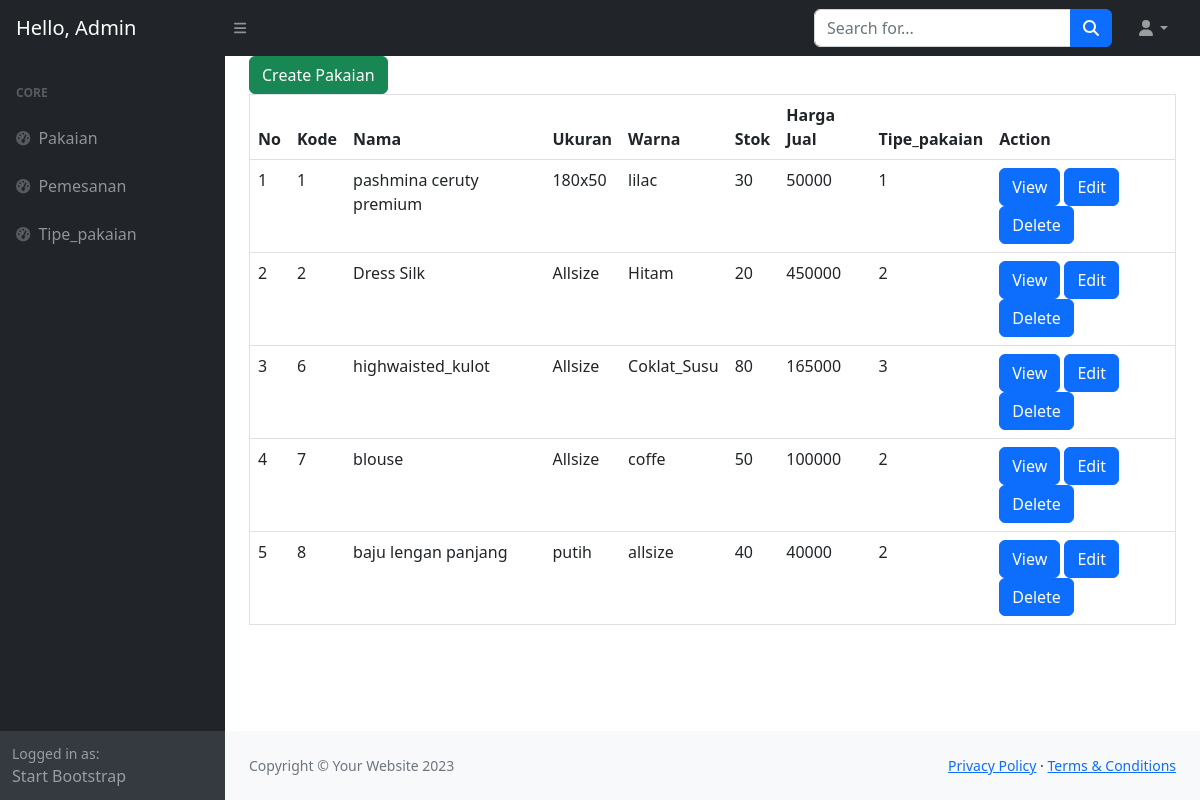
Screenshot of /backend/index.php with the database file from the repository.
### tables this page shows
CREATE TABLE `pakaian` (
  `id` int(11) NOT NULL,
  `nama` varchar(45) NOT NULL,
  `ukuran` varchar(45) DEFAULT NULL,
  `warna` varchar(45) DEFAULT NULL,
  `stok` int(11) NOT NULL,
  `harga` int(32) DEFAULT NULL,
  `tipe_pakaian_id` int(45) DEFAULT NULL
);

### backend/index.php (the view, shortened to what this page needs)
<!DOCTYPE html>
<html lang="en">
<head>
    <link href="https://cdn.jsdelivr.net/npm/simple-datatables@7.1.2/dist/style.min.css" rel="stylesheet" />
    <link href="css/styles.css" rel="stylesheet" />
</head>
<body class="sb-nav-fixed">
    <nav class="sb-topnav navbar navbar-expand navbar-dark bg-dark">
        <a class="navbar-brand ps-3" href="../backend/index.php">Hello, Admin</a>
        <button class="btn btn-link btn-sm order-1 order-lg-0 me-4 me-lg-0" id="sidebarToggle" href="#!"><i
                class="fas fa-bars"></i></button>
        <form class="d-none d-md-inline-block form-inline ms-auto me-0 me-md-3 my-2 my-md-0">
            <div class="input-group">
                <input class="form-control" type="text" placeholder="Search for..." aria-label="Search for..."
                    aria-describedby="btnNavbarSearch" />
                <button class="btn btn-primary" id="btnNavbarSearch" type="button"><i
                        class="fas fa-search"></i></button>
            </div>
        </form>
        <ul class="navbar-nav ms-auto ms-md-0 me-3 me-lg-4">
            <li class="nav-item dropdown">
                <a class="nav-link dropdown-toggle" id="navbarDropdown" href="#" role="button" data-bs-toggle="dropdown"
                    aria-expanded="false"><i class="fas fa-user fa-fw"></i></a>
            </li>
        </ul>
    </nav>
    <div id="layoutSidenav">
        <div id="layoutSidenav_nav">
            <nav class="sb-sidenav accordion sb-sidenav-dark" id="sidenavAccordion">
                <div class="sb-sidenav-menu">
                    <div class="nav">
                        <div class="sb-sidenav-menu-heading">Core</div>
                        <a class="nav-link" href="../backend/index.php">
                            <div class="sb-nav-link-icon"><i class="fas fa-tachometer-alt"></i></div>
                            Pakaian
                        </a>
                        <a class="nav-link" href="../backend/index_pemesanan.php">
                            <div class="sb-nav-link-icon"><i class="fas fa-tachometer-alt"></i></div>
                            Pemesanan
                        </a>
                        <a class="nav-link" href="../backend/index_tipepakaian.php">
                            <div class="sb-nav-link-icon"><i class="fas fa-tachometer-alt"></i></div>
                            Tipe_pakaian
                        </a>
                    </div>
                </div>
                <div class="sb-sidenav-footer">
                    <div class="small">Logged in as:</div>
                    Start Bootstrap
                </div>
            </nav>
        </div>
        <div id="layoutSidenav_content">
            <main>
                <div class="container-fluid px-4">
                    <?php
    require_once '../database/dbkoneksi.php';
?>
                    <?php
   $sql = "SELECT * FROM pakaian";
   $rs = $dbh->query($sql);
?>
                    <a class="btn btn-success" href="pages/pakaian/form_pakaian.php" role="button">Create Pakaian</a>
                    <table class="table" width="100%" border="1" cellspacing="2" cellpadding="2">
                        <thead>
                            <tr>
                                <th>No</th>
                                <th>Kode</th>
                                <th>Nama</th>
                                <th>Ukuran</th>
                                <th>Warna</th>
                                <th>Stok</th>
                                <th>Harga Jual</th>
                                <th>Tipe_pakaian</th>
                                <th>Action</th>
                            </tr>
                        </thead>
                        <tbody>
                            <?php
                $nomor  =1 ;
                foreach($rs as $row){
                ?>
                            <tr>
                                <td><?=$nomor?></td>
                                <td><?=$row["id"]?></td>
                                <td><?=$row["nama"]?></td>
                                <td><?=$row["ukuran"]?></td>
                                <td><?=$row["warna"]?></td>
                                <td><?=$row["stok"]?></td>
                                <td><?=$row["harga"]?></td>
                                <td><?=$row["tipe_pakaian_id"]?></td>
                                <td>
                                    <a class="btn btn-primary"
                                        href="pages/pakaian/view_pakaian.php?id=<?=$row['id']?>">View</a>
                                    <a class="btn btn-primary"
                                        href="pages/pakaian/edit_pakaian.php?idedit=<?=$row['id']?>">Edit</a>
                                    <a class="btn btn-primary"
                                        href="process/pakaian/delete_pakaian.php?iddel=<?=$row['id']?>"
                                        onclick="if(!confirm('Anda Yakin Hapus Data Produk <?=$row['nama']?>?')) {return false}">Delete</a>
                                </td>
                            </tr>
                            <?php
                $nomor++;
                }
                ?>
                        </tbody>
                    </table>
                </div>
            </main>
            <footer class="py-4 bg-light mt-auto">
                <div class="container-fluid px-4">
                    <div class="d-flex align-items-center justify-content-between small">
                        <div class="text-muted">Copyright &copy; Your Website 2023</div>
                        <div>
                            <a href="#">Privacy Policy</a>
                            &middot;
                            <a href="#">Terms &amp; Conditions</a>
                        </div>
                    </div>
                </div>
            </footer>
        </div>
    </div>
</body>
</html>

### rows the page displays
pakaian: id "1", nama "pashmina ceruty premium", ukuran "180x50", warna "lilac", stok "30", harga "50000", tipe_pakaian "1"
pakaian: id "2", nama "Dress Silk", ukuran "Allsize", warna "Hitam", stok "20", harga "450000", tipe_pakaian "2"
pakaian: id "6", nama "highwaisted_kulot", ukuran "Allsize", warna "Coklat_Susu", stok "80", harga "165000", tipe_pakaian "3"
pakaian: id "7", nama "blouse", ukuran "Allsize", warna "coffe", stok "50", harga "100000", tipe_pakaian "2"
pakaian: id "8", nama "baju lengan panjang", ukuran "putih", warna "allsize", stok "40", harga "40000", tipe_pakaian "2"
